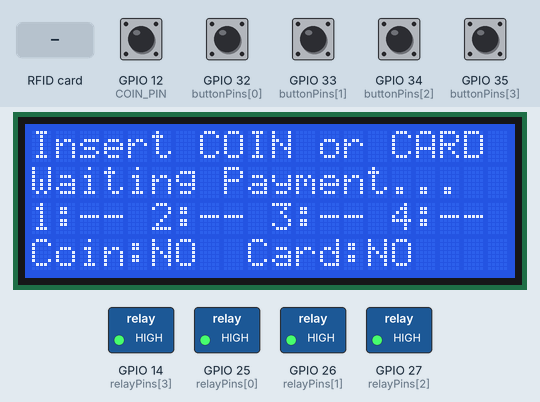
Simulated run of this sketch. Board: ESP32. Shown: 20×4 character LCD, switched loads named in the sketch (green lamp = pin HIGH). The test bench sets the inputs (shaded band); at power-on: GPIO 12 (COIN_PIN), GPIO 32 (buttonPins[0]), GPIO 33 (buttonPins[1]), GPIO 34 (buttonPins[2]), GPIO 35 (buttonPins[3]) HIGH. What the sketch prints to the serial monitor is not drawn.

Above: at 3.4 s.
3.5 s: GPIO 12 (COIN_PIN) pulled LOW for 0.15 s
At 4.8 s:
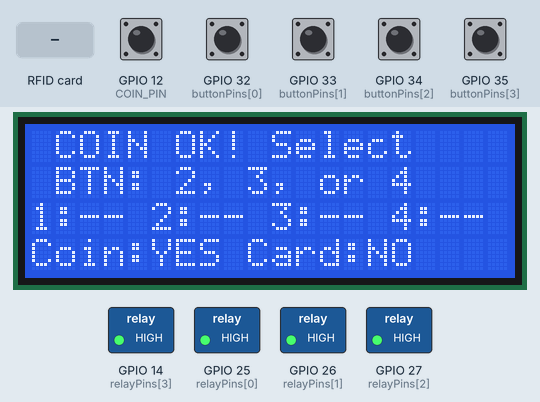
5.1 s: GPIO 33 (buttonPins[1]) pulled LOW for 0.15 s
At 6.3 s:
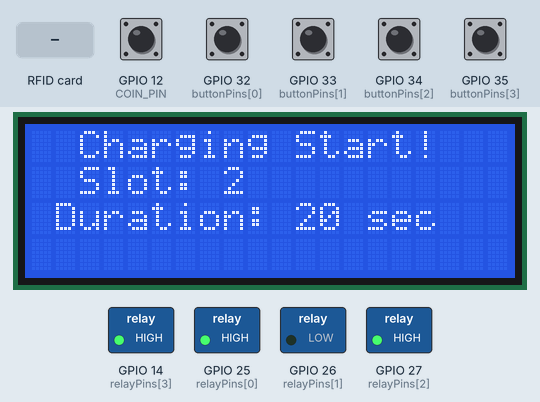
8.2 s: RFID card 5E 7A 19 C4 held to the reader
At 10.1 s:
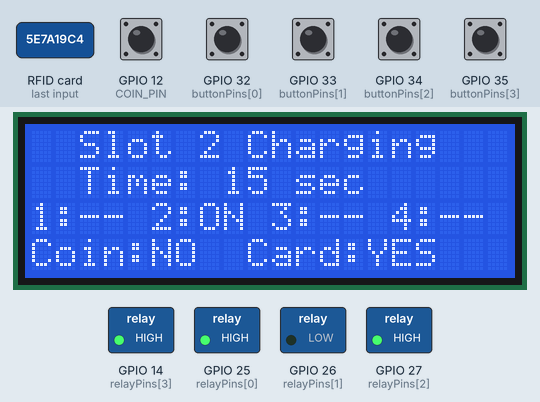
11.2 s: GPIO 32 (buttonPins[0]) pulled LOW for 0.15 s
At 14.0 s:
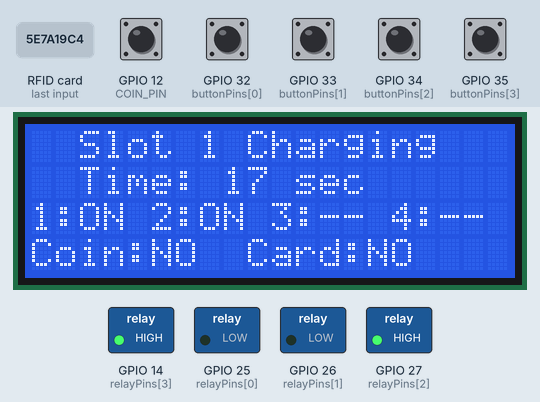
14.3 s: GPIO 12 (COIN_PIN) pulled LOW for 1 s
At 18.0 s:
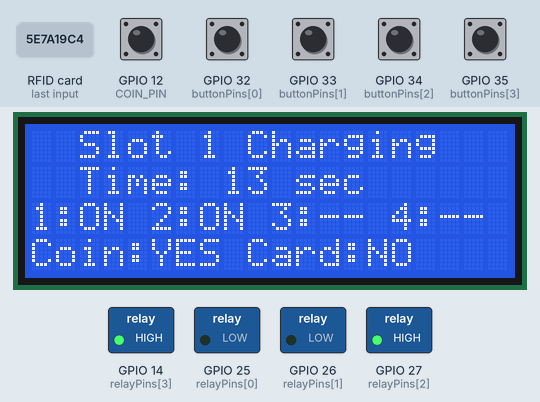
18.3 s: GPIO 34 (buttonPins[2]) pulled LOW for 0.15 s
At 22.5 s:
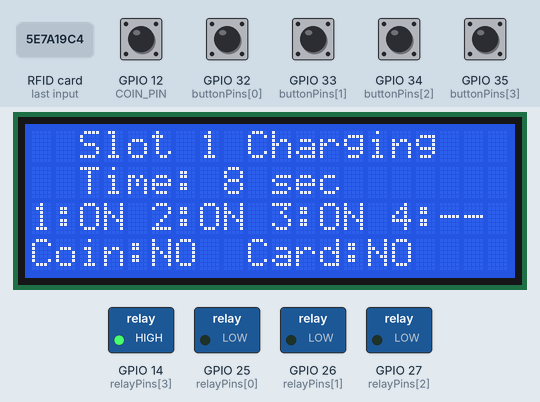
Timing chart, 0 to 26.7 s (numbered marks = the images above; inputs shaded):
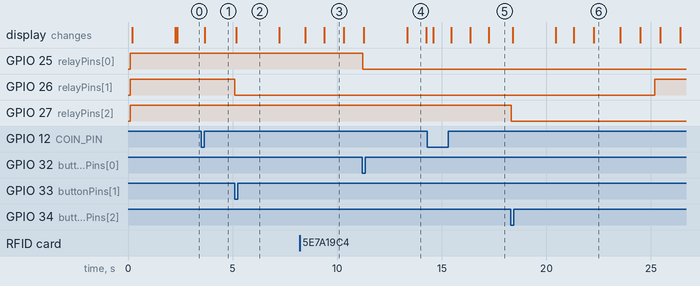

Measured:
- after the input at 3.5 s, the display: changes after 0.16 s (image 1)
- after the input at 5.1 s, GPIO 26 (relayPins[1]): HIGH → LOW at once; the display: changes after 0.07 s (image 2)
- after the input at 8.2 s, the display: first changes after 0.27 s (image 3 shows a later state)
- after the input at 11.2 s, GPIO 25 (relayPins[0]): HIGH → LOW at once; the display: first changes after 0.07 s (image 4 shows a later state)
- after the input at 14.3 s, the display: first changes after 0.30 s (image 5 shows a later state)
- after the input at 18.3 s, GPIO 27 (relayPins[2]): HIGH → LOW at once; the display: first changes after 0.08 s (image 6 shows a later state)
- what the display in image 3 shows lasts 0.9 s, from 9.4 s to 10.3 s

The sketch:

multiportcharge.ino
```cpp
#include <Wire.h>
#include <LiquidCrystal_I2C.h>
#include <SPI.h>
#include <MFRC522.h>

// ================= PIN DEFINITIONS =================
const int relayPins[] = {25, 26, 27, 14};
const int buttonPins[] = {32, 33, 34, 35};

#define COIN_PIN 12
#define RFID_SS 5
#define RFID_RST 4

// ================= CONSTANTS =================
#define RELAY_ON LOW
#define RELAY_OFF HIGH

#define RFID_DURATION 20   // seconds
#define COIN_DURATION 20   // seconds

// ================= OBJECTS =================
LiquidCrystal_I2C lcd(0x27, 20, 4);
MFRC522 rfid(RFID_SS, RFID_RST);

// ================= VARIABLES =================
bool relayActive[4] = {false, false, false, false};
unsigned long relayStart[4] = {0, 0, 0, 0};

volatile bool coinDetected = false;
bool rfidDetected = false;

// Button state tracking - edge detection এর জন্য
bool previousButtonState[4] = {HIGH, HIGH, HIGH, HIGH};
bool currentButtonState[4] = {HIGH, HIGH, HIGH, HIGH};
unsigned long lastButtonChange[4] = {0, 0, 0, 0};
const unsigned long debounceDelay = 50; // 50ms debounce

unsigned long coinReceivedTime = 0;
const unsigned long coinTimeout = 30000; // 30 seconds coin validity

// ================= COIN ISR =================
void IRAM_ATTR coinISR() {
  static unsigned long lastInterruptTime = 0;
  unsigned long interruptTime = millis();
  if (interruptTime - lastInterruptTime > 300) { // 300ms debounce
    coinDetected = true;
  }
  lastInterruptTime = interruptTime;
}

// ================= SETUP =================
void setup() {
  Serial.begin(115200);
  delay(100);
  Serial.println("System Starting...");

  // Relays: সব OFF রাখা
  for (int i = 0; i < 4; i++) {
    pinMode(relayPins[i], OUTPUT);
    digitalWrite(relayPins[i], RELAY_OFF);
    relayActive[i] = false;
  }

  // Buttons: INPUT_PULLUP mode
  for (int i = 0; i < 4; i++) {
    pinMode(buttonPins[i], INPUT_PULLUP);
    previousButtonState[i] = HIGH;
    currentButtonState[i] = HIGH;
  }

  // Coin acceptor
  pinMode(COIN_PIN, INPUT_PULLUP);
  attachInterrupt(digitalPinToInterrupt(COIN_PIN), coinISR, FALLING);

  // LCD
  Wire.begin();
  lcd.init();
  lcd.backlight();
  lcd.clear();
  lcd.setCursor(0, 0);
  lcd.print("   WELCOME TO   ");
  lcd.setCursor(0, 1);
  lcd.print(" MOBILE CHARGER ");
  lcd.setCursor(0, 2);
  lcd.print("  System Ready!");

  // RFID
  SPI.begin();
  rfid.PCD_Init();

  delay(2000);

  // Final confirmation - সব relay OFF
  for (int i = 0; i < 4; i++) {
    digitalWrite(relayPins[i], RELAY_OFF);
  }

  lcd.clear();
  Serial.println("System Ready - Waiting for payment");
}

// ================= LOOP =================
void loop() {
  handleCoinTimeout();
  handleRFID();
  readButtons();
  handleButtonPress();
  updateRelays();
  updateLCD();
}

// ================= COIN TIMEOUT =================
void handleCoinTimeout() {
  // Coin detection হলে timer start করা
  if (coinDetected && coinReceivedTime == 0) {
    coinReceivedTime = millis();
    Serial.println(">>> COIN RECEIVED! Press button 2, 3, or 4 within 30 seconds");
  }

  // যদি 30 সেকেন্ড পার হয়ে যায় এবং কোন relay activate না হয়
  if (coinDetected && (millis() - coinReceivedTime > coinTimeout)) {
    coinDetected = false;
    coinReceivedTime = 0;
    Serial.println(">>> COIN TIMEOUT - Please insert coin again");
  }
}

// ================= HANDLE RFID =================
void handleRFID() {
  if (rfid.PICC_IsNewCardPresent() && rfid.PICC_ReadCardSerial()) {
    rfidDetected = true;
    Serial.println(">>> RFID CARD DETECTED! Press button 1");
    rfid.PICC_HaltA();
    rfid.PCD_StopCrypto1();
  }
}

// ================= READ BUTTONS (DEBOUNCED) =================
void readButtons() {
  unsigned long now = millis();

  for (int i = 0; i < 4; i++) {
    int reading = digitalRead(buttonPins[i]);

    // যদি reading change হয়
    if (reading != currentButtonState[i]) {
      lastButtonChange[i] = now;
      currentButtonState[i] = reading;
    }

    // যদি debounce time পার হয়ে যায় এবং state stable থাকে
    if ((now - lastButtonChange[i]) > debounceDelay) {
      // এটাই final state
      previousButtonState[i] = currentButtonState[i];
    }
  }
}

// ================= HANDLE BUTTON PRESS =================
void handleButtonPress() {
  for (int i = 0; i < 4; i++) {
    // Edge detection: HIGH থেকে LOW তে গেলে = button press
    if (previousButtonState[i] == HIGH && currentButtonState[i] == LOW) {

      // যদি relay already active থাকে তাহলে ignore করা
      if (relayActive[i]) {
        Serial.print("Button ");
        Serial.print(i + 1);
        Serial.println(" ignored - Relay already active");
        continue;
      }

      // Button 1 = শুধু RFID এর জন্য
      if (i == 0) {
        if (rfidDetected) {
          activateRelay(0, RFID_DURATION);
          rfidDetected = false;
          Serial.println(">>> BUTTON 1 PRESSED - RFID Charging Started");
        } else {
          Serial.println(">>> Button 1 pressed but no RFID detected!");
        }
      }
      // Button 2, 3, 4 = শুধু Coin এর জন্য
      else {
        if (coinDetected) {
          activateRelay(i, COIN_DURATION);
          coinDetected = false;
          coinReceivedTime = 0;
          Serial.print(">>> BUTTON ");
          Serial.print(i + 1);
          Serial.println(" PRESSED - COIN Charging Started");
        } else {
          Serial.print(">>> Button ");
          Serial.print(i + 1);
          Serial.println(" pressed but no coin detected!");
        }
      }

      // Button state update করা
      previousButtonState[i] = LOW;
    }

    // Button release detection (LOW থেকে HIGH)
    if (previousButtonState[i] == LOW && currentButtonState[i] == HIGH) {
      previousButtonState[i] = HIGH;
    }
  }
}

// ================= ACTIVATE RELAY =================
void activateRelay(int index, int durationSec) {
  relayActive[index] = true;
  relayStart[index] = millis();
  digitalWrite(relayPins[index], RELAY_ON);

  lcd.clear();
  lcd.setCursor(0, 0);
  lcd.print("  Charging Start!  ");
  lcd.setCursor(0, 1);
  lcd.print("  Slot: ");
  lcd.print(index + 1);
  lcd.print("          ");
  lcd.setCursor(0, 2);
  lcd.print(" Duration: ");
  lcd.print(durationSec);
  lcd.print(" sec  ");

  Serial.print("==> Relay ");
  Serial.print(index + 1);
  Serial.print(" ON for ");
  Serial.print(durationSec);
  Serial.println(" seconds");

  delay(2000); // মেসেজ দেখার জন্য
}

// ================= UPDATE RELAYS =================
void updateRelays() {
  for (int i = 0; i < 4; i++) {
    if (relayActive[i]) {
      unsigned long duration = (i == 0 ? RFID_DURATION : COIN_DURATION) * 1000UL;
      if (millis() - relayStart[i] >= duration) {
        relayActive[i] = false;
        digitalWrite(relayPins[i], RELAY_OFF);
        Serial.print("==> Relay ");
        Serial.print(i + 1);
        Serial.println(" OFF - Duration completed");
      }
    }
  }
}

// ================= UPDATE LCD =================
void updateLCD() {
  static unsigned long lastLcdUpdate = 0;
  if (millis() - lastLcdUpdate < 300) return;
  lastLcdUpdate = millis();

  // যদি কোন relay চালু থাকে
  bool anyRelayActive = false;
  for (int i = 0; i < 4; i++) {
    if (relayActive[i]) {
      anyRelayActive = true;
      unsigned long duration = (i == 0 ? RFID_DURATION : COIN_DURATION) * 1000UL;
      unsigned long elapsed = millis() - relayStart[i];
      unsigned long remaining = (duration > elapsed) ? (duration - elapsed) / 1000 : 0;

      lcd.setCursor(0, 0);
      lcd.print("  Slot ");
      lcd.print(i + 1);
      lcd.print(" Charging ");
      lcd.setCursor(0, 1);
      lcd.print("  Time: ");
      lcd.print(remaining);
      lcd.print(" sec      ");
      break;
    }
  }

  // যদি কোন relay active না থাকে
  if (!anyRelayActive) {
    lcd.setCursor(0, 0);
    if (coinDetected) {
      lcd.print(" COIN OK! Select   ");
      lcd.setCursor(0, 1);
      lcd.print(" BTN: 2, 3, or 4   ");
    } else if (rfidDetected) {
      lcd.print(" CARD OK! Press    ");
      lcd.setCursor(0, 1);
      lcd.print(" Button 1 to Start ");
    } else {
      lcd.print("Insert COIN or CARD");
      lcd.setCursor(0, 1);
      lcd.print("Waiting Payment... ");
    }
  }

  // Line 3: Relay Status
  lcd.setCursor(0, 2);
  for (int i = 0; i < 4; i++) {
    lcd.print(i + 1);
    lcd.print(":");
    if (relayActive[i]) {
      lcd.print("ON ");
    } else {
      lcd.print("-- ");
    }
  }

  // Line 4: Payment Status
  lcd.setCursor(0, 3);
  lcd.print("Coin:");
  lcd.print(coinDetected ? "YES" : "NO ");
  lcd.print(" Card:");
  lcd.print(rfidDetected ? "YES" : "NO ");
  lcd.print(" ");
}
```
